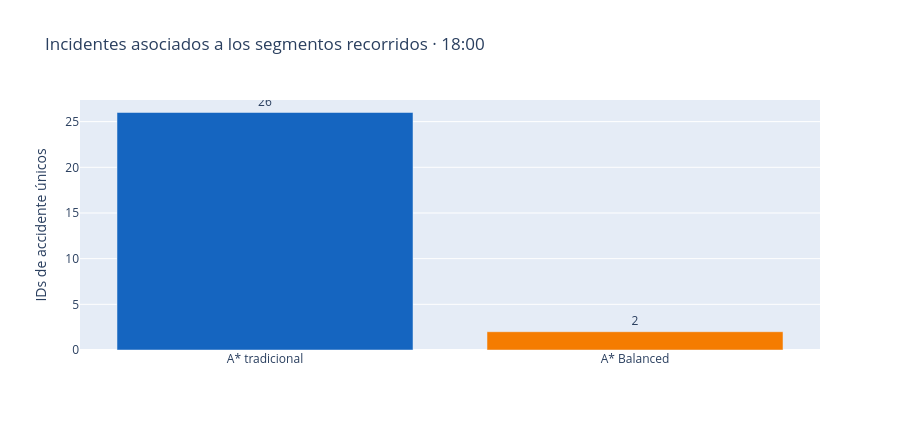

Here is the notebook cell this chart was saved with:
### Markdown cell above
## Visualización 2. Accidentes históricos asociados a cada ruta

### Code cell
if DEMO_CASE is None:
    display(HTML("Gráfico omitido: no hay un caso demostrativo válido."))
else:
    c = DEMO_CASE; fm = c["fast_metrics"]; bm = c["balanced_metrics"]
    figure = go.Figure(go.Bar(
        x=["A* tradicional", "A* Balanced"],
        y=[fm["accident_count"], bm["accident_count"]],
        marker_color=["#1565C0", "#F57C00"],
        text=[fm["accident_count"], bm["accident_count"]], textposition="outside",
        hovertemplate="%{x}<br>Accidentes históricos únicos: %{y}<extra></extra>",
    ))
    figure.update_layout(title=f"Incidentes asociados a los segmentos recorridos · {c['hour']:02d}:00",
                         yaxis_title="IDs de accidente únicos", height=430)
    display(figure)
    print("Cálculo: unión de accident_id en INCIDENT_EDGE_ASSOCIATIONS para las aristas distintas de cada ruta y la hora elegida. Cada registro aparece una sola vez en la tabla de asociación, y la unión impide doble conteo.")

### Figure 1 — Plotly figure (JSON) as saved in the notebook; plotly's stock layout.template omitted (floating-point values rounded to 4 significant figures)
{"data": [{"hovertemplate": "%{x}<br>Accidentes históricos únicos: %{y}<extra></extra>", "marker": {"color": ["#1565C0", "#F57C00"]}, "text": ["26", "2"], "textposition": "outside", "type": "bar", "x": ["A* tradicional", "A* Balanced"], "y": [26, 2]}], "layout": {"height": 430, "title": {"text": "Incidentes asociados a los segmentos recorridos · 18:00"}, "yaxis": {"title": {"text": "IDs de accidente únicos"}}}}
